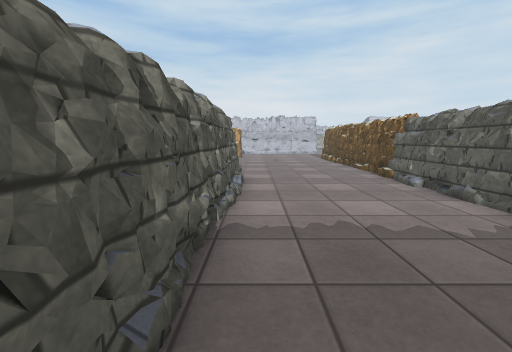
View 1 (above)

13 first-person views from a walk through a 3-D level made in the Unity game engine. The camera is 1.2 m above the floor, tilts 8° down and sees 90° across. The floor is counted in squares, 1 m on a side. Each view is taken from the middle of a square. On the plan, view 1 faces up. The plan holds only what a view shows up to about 12 squares ahead; the rest is blank. The place goes on beyond the plan. The player is left out. Some surface patterns are stand-ins.

View 2
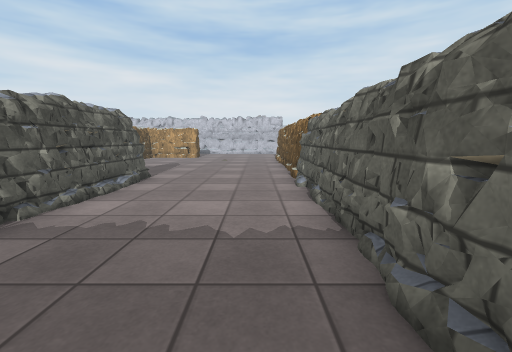

View 3
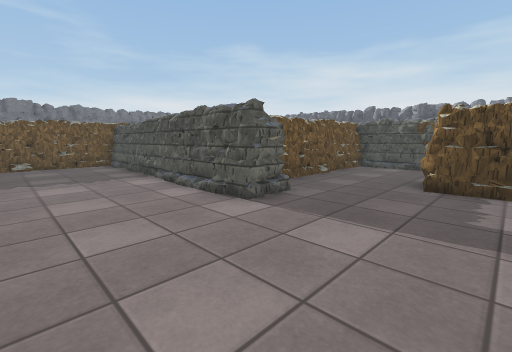

View 4
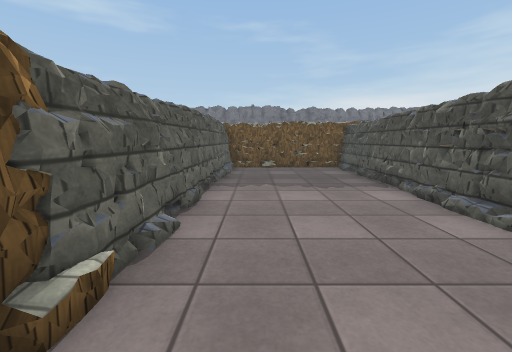

View 5
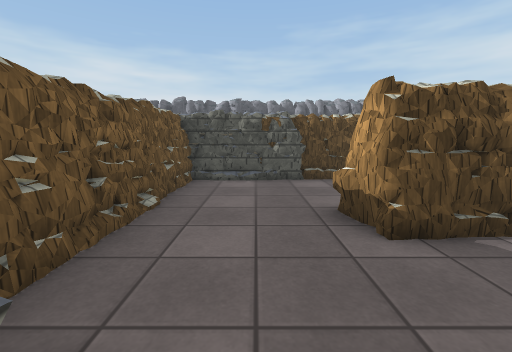

View 6
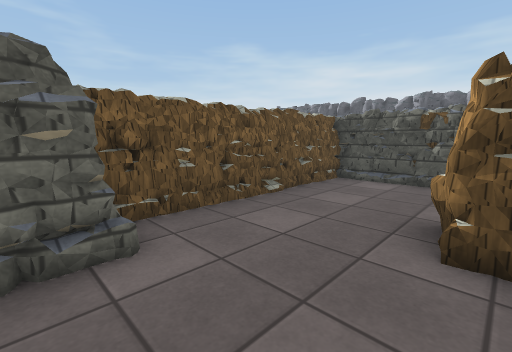

View 7
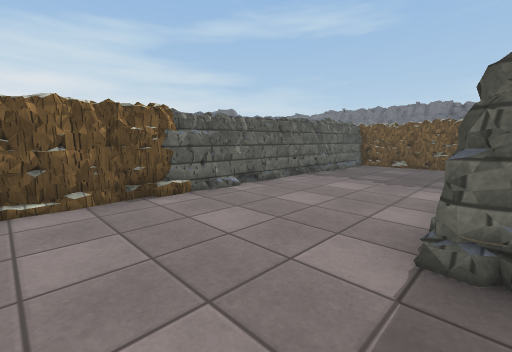

View 8
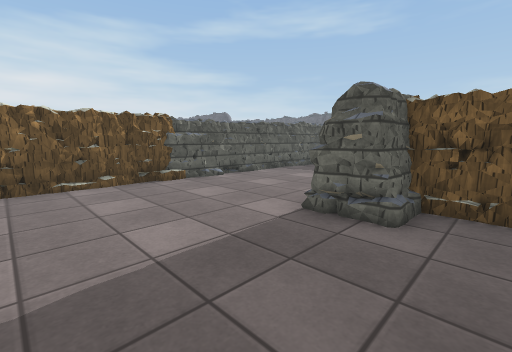

View 9
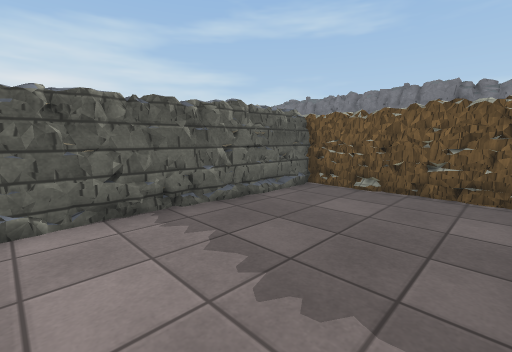

View 10
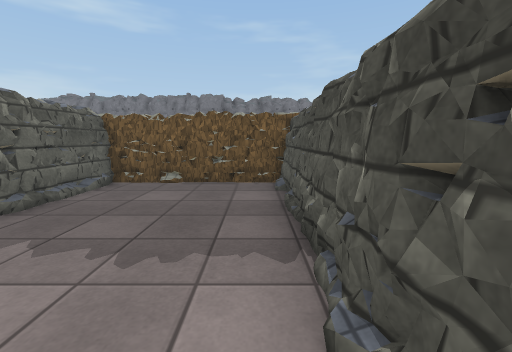

View 11
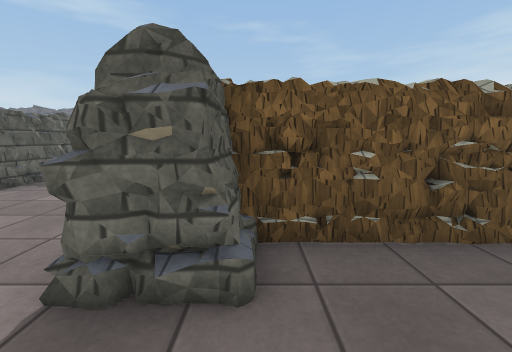

View 12
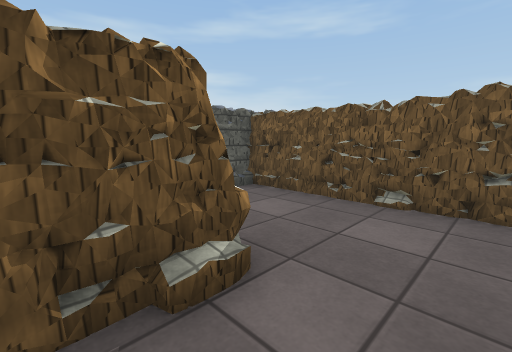

View 13
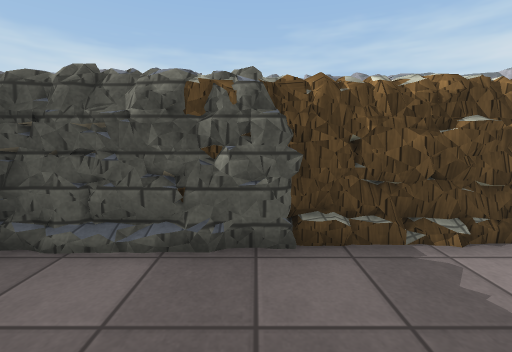

### Floor plan
Key: @ floor where view 1 was taken; # wall or solid block; . floor.
Columns run from 9 left of view 1 to 5 right of it. Each row starts with its distance up from view 1.
 12 #...##........#
 11 #...##........#
 10 #.............#
  9 #.............#
  8 #......##.....#
  7 #########.....#
  6    #   ##.....#
  5         #....##
  4         #....##
  3         #.....#
  2         #....##
  1         #....##
  0         #@...##
 -1         #...###
 -2         ######

Where each view was taken, in squares from view 1:
view 1: 0 up, 0 right, facing up
view 2: 0 up, 3 right, facing up
view 3: 12 up, 3 right, facing down-left
view 4: 10 up, 3 right, facing down
view 5: 9 up, 1 left, facing left
view 6: 11 up, 1 left, facing down-left
view 7: 11 up, 1 left, facing down-right
view 8: 12 up, 3 left, facing down-right
view 9: 5 up, 0 right, facing down-right
view 10: 6 up, 0 right, facing down
view 11: 10 up, 2 left, facing down
view 12: 12 up, 7 left, facing down-right
view 13: 10 up, 6 left, facing left
